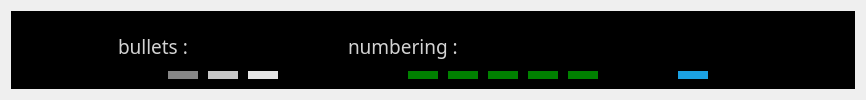
          <widget class="QWidget" name="tab_4">
           <attribute name="title">
            <string>&amp;SORT   </string>
           </attribute>
           <layout class="QGridLayout" name="gridLayout_6">
            <item row="0" column="0">
             <widget class="QFrame" name="frame_11">
              <property name="styleSheet">
               <string notr="true">background : solid black;</string>
              </property>
              <property name="frameShape">
               <enum>QFrame::StyledPanel</enum>
              </property>
              <property name="frameShadow">
               <enum>QFrame::Raised</enum>
              </property>
              <layout class="QGridLayout" name="gridLayout_15">
               <item row="0" column="0">
                <spacer name="horizontalSpacer_21">
                 <property name="orientation">
                  <enum>Qt::Horizontal</enum>
                 </property>
                 <property name="sizeHint" stdset="0">
                  <size>
                   <width>57</width>
                   <height>20</height>
                  </size>
                 </property>
                </spacer>
               </item>
               <item row="0" column="1">
                <widget class="QFrame" name="frame_7">
                 <property name="minimumSize">
                  <size>
                   <width>700</width>
                   <height>0</height>
                  </size>
                 </property>
                 <property name="styleSheet">
                  <string notr="true">QFrame{


background : black;

}</string>
                 </property>
                 <property name="frameShape">
                  <enum>QFrame::StyledPanel</enum>
                 </property>
                 <property name="frameShadow">
                  <enum>QFrame::Raised</enum>
                 </property>
                 <widget class="QLabel" name="label_17">
                  <property name="geometry">
                   <rect>
                    <x>40</x>
                    <y>10</y>
                    <width>81</width>
                    <height>31</height>
                   </rect>
                  </property>
                  <property name="font">
                   <font>
                    <family>Segoe UI Light</family>
                    <pointsize>10</pointsize>
                   </font>
                  </property>
                  <property name="styleSheet">
                   <string notr="true">QLabel{

color : lightgray;

}</string>
                  </property>
                  <property name="text">
                   <string>&lt;!DOCTYPE HTML PUBLIC &quot;-//W3C//DTD HTML 4.0//EN&quot; &quot;http://www.w3.org/TR/REC-html40/strict.dtd&quot;&gt;
&lt;html&gt;&lt;head&gt;&lt;meta name=&quot;qrichtext&quot; content=&quot;1&quot; /&gt;&lt;style type=&quot;text/css&quot;&gt;
p, li { white-space: pre-wrap; }
&lt;/style&gt;&lt;/head&gt;&lt;body style=&quot; font-family:'Segoe UI Light'; font-size:10pt; font-weight:400; font-style:normal;&quot;&gt;
&lt;p style=&quot; margin-top:0px; margin-bottom:0px; margin-left:0px; margin-right:0px; -qt-block-indent:0; text-indent:0px;&quot;&gt;&lt;span style=&quot; font-size:14pt;&quot;&gt;bullets :&lt;/span&gt;&lt;/p&gt;&lt;/body&gt;&lt;/html&gt;</string>
                  </property>
                 </widget>
                 <widget class="QLabel" name="label_18">
                  <property name="geometry">
                   <rect>
                    <x>270</x>
                    <y>10</y>
                    <width>111</width>
                    <height>31</height>
                   </rect>
                  </property>
                  <property name="font">
                   <font>
                    <family>Segoe UI Light</family>
                    <pointsize>10</pointsize>
                   </font>
                  </property>
                  <property name="styleSheet">
                   <string notr="true">QLabel{

color : lightgray;

}</string>
                  </property>
                  <property name="text">
                   <string>&lt;!DOCTYPE HTML PUBLIC &quot;-//W3C//DTD HTML 4.0//EN&quot; &quot;http://www.w3.org/TR/REC-html40/strict.dtd&quot;&gt;
&lt;html&gt;&lt;head&gt;&lt;meta name=&quot;qrichtext&quot; content=&quot;1&quot; /&gt;&lt;style type=&quot;text/css&quot;&gt;
p, li { white-space: pre-wrap; }
&lt;/style&gt;&lt;/head&gt;&lt;body style=&quot; font-family:'Segoe UI Light'; font-size:10pt; font-weight:400; font-style:normal;&quot;&gt;
&lt;p style=&quot; margin-top:0px; margin-bottom:0px; margin-left:0px; margin-right:0px; -qt-block-indent:0; text-indent:0px;&quot;&gt;&lt;span style=&quot; font-size:14pt;&quot;&gt;numbering :&lt;/span&gt;&lt;/p&gt;&lt;/body&gt;&lt;/html&gt;</string>
                  </property>
                 </widget>
                 <widget class="QPushButton" name="indentDecrease_button_2">
                  <property name="geometry">
                   <rect>
                    <x>90</x>
                    <y>50</y>
                    <width>30</width>
                    <height>30</height>
                   </rect>
                  </property>
                  <property name="minimumSize">
                   <size>
                    <width>30</width>
                    <height>30</height>
                   </size>
                  </property>
                  <property name="maximumSize">
                   <size>
                    <width>30</width>
                    <height>30</height>
                   </size>
                  </property>
                  <property name="focusPolicy">
                   <enum>Qt::NoFocus</enum>
                  </property>
                  <property name="toolTip">
                   <string>Circle</string>
                  </property>
                  <property name="styleSheet">
                   <string notr="true">QPushButton {

background :  solid  rgb(134, 134, 134);
border : 0px   solid rgb(172,172,172);
color : white;

}
 QPushButton:hover , QPushButton:selected  ,  QPushButton:checked {

background : solid  rgb(27,161,226);
border :0px  solid rgb(27,161,226);
color : white;
}
</string>
                  </property>
                  <property name="text">
                   <string/>
                  </property>
                  <property name="icon">
                   <iconset resource="Resources.qrc">
                    <normaloff>:/Images/Images/bullets_circle.png</normaloff>:/Images/Images/bullets_circle.png</iconset>
                  </property>
                  <property name="iconSize">
                   <size>
                    <width>25</width>
                    <height>25</height>
                   </size>
                  </property>
                  <property name="checkable">
                   <bool>false</bool>
                  </property>
                 </widget>
                 <widget class="QPushButton" name="indentDecrease_button_3">
                  <property name="geometry">
                   <rect>
                    <x>130</x>
                    <y>50</y>
                    <width>30</width>
                    <height>30</height>
                   </rect>
                  </property>
                  <property name="minimumSize">
                   <size>
                    <width>30</width>
                    <height>30</height>
                   </size>
                  </property>
                  <property name="maximumSize">
                   <size>
                    <width>30</width>
                    <height>30</height>
                   </size>
                  </property>
                  <property name="focusPolicy">
                   <enum>Qt::NoFocus</enum>
                  </property>
                  <property name="toolTip">
                   <string>Disc</string>
                  </property>
                  <property name="styleSheet">
                   <string notr="true">QPushButton {

background :  solid rgb(199, 199, 199);
border : 0px   solid rgb(172,172,172);
color : white;

}
 QPushButton:hover , QPushButton:selected  ,  QPushButton:checked {

background : solid  rgb(27,161,226);
border :0px  solid rgb(27,161,226);
color : white;
}
</string>
                  </property>
                  <property name="text">
                   <string/>
                  </property>
                  <property name="icon">
                   <iconset resource="Resources.qrc">
                    <normaloff>:/Images/Images/bullets_disc.png</normaloff>:/Images/Images/bullets_disc.png</iconset>
                  </property>
                  <property name="iconSize">
                   <size>
                    <width>25</width>
                    <height>25</height>
                   </size>
                  </property>
                  <property name="checkable">
                   <bool>false</bool>
                  </property>
                 </widget>
                 <widget class="QPushButton" name="indentDecrease_button_4">
                  <property name="geometry">
                   <rect>
                    <x>170</x>
                    <y>50</y>
                    <width>30</width>
                    <height>30</height>
                   </rect>
                  </property>
                  <property name="minimumSize">
                   <size>
                    <width>30</width>
                    <height>30</height>
                   </size>
                  </property>
                  <property name="maximumSize">
                   <size>
                    <width>30</width>
                    <height>30</height>
                   </size>
                  </property>
                  <property name="focusPolicy">
                   <enum>Qt::NoFocus</enum>
                  </property>
                  <property name="toolTip">
                   <string>Square</string>
                  </property>
                  <property name="styleSheet">
                   <string notr="true">QPushButton {

background :  solid rgb(229, 229, 229);
border : 0px   solid rgb(172,172,172);
color : white;

}
 QPushButton:hover , QPushButton:selected  ,  QPushButton:checked {

background : solid  rgb(27,161,226);
border :0px  solid rgb(27,161,226);
color : white;
}
</string>
                  </property>
                  <property name="text">
                   <string/>
                  </property>
                  <property name="icon">
                   <iconset resource="Resources.qrc">
                    <normaloff>:/Images/Images/bullets_square.png</normaloff>:/Images/Images/bullets_square.png</iconset>
                  </property>
                  <property name="iconSize">
                   <size>
                    <width>25</width>
                    <height>25</height>
                   </size>
                  </property>
                  <property name="checkable">
                   <bool>false</bool>
                  </property>
                 </widget>
                 <widget class="QPushButton" name="indentDecrease_button_5">
                  <property name="geometry">
                   <rect>
                    <x>330</x>
                    <y>50</y>
                    <width>30</width>
                    <height>30</height>
                   </rect>
                  </property>
                  <property name="minimumSize">
                   <size>
                    <width>30</width>
                    <height>30</height>
                   </size>
                  </property>
                  <property name="maximumSize">
                   <size>
                    <width>30</width>
                    <height>30</height>
                   </size>
                  </property>
                  <property name="font">
                   <font>
                    <family>Museo 700</family>
                    <pointsize>14</pointsize>
                    <weight>75</weight>
                    <bold>true</bold>
                   </font>
                  </property>
                  <property name="focusPolicy">
                   <enum>Qt::NoFocus</enum>
                  </property>
                  <property name="toolTip">
                   <string>Decimal</string>
                  </property>
                  <property name="styleSheet">
                   <string notr="true">QPushButton {

background :  solid green;
border : 0px   solid green;
color : white;

}
 QPushButton:hover , QPushButton:selected  ,  QPushButton:checked {

background : solid  rgb(27,161,226);
border :0px  solid rgb(27,161,226);
color : white;
}
</string>
                  </property>
                  <property name="text">
                   <string>1.</string>
                  </property>
                  <property name="iconSize">
                   <size>
                    <width>25</width>
                    <height>25</height>
                   </size>
                  </property>
                  <property name="checkable">
                   <bool>false</bool>
                  </property>
                 </widget>
                 <widget class="QPushButton" name="indentDecrease_button_6">
                  <property name="geometry">
                   <rect>
                    <x>370</x>
                    <y>50</y>
                    <width>30</width>
                    <height>30</height>
                   </rect>
                  </property>
                  <property name="minimumSize">
                   <size>
                    <width>30</width>
                    <height>30</height>
                   </size>
                  </property>
                  <property name="maximumSize">
                   <size>
                    <width>30</width>
                    <height>30</height>
                   </size>
                  </property>
                  <property name="font">
                   <font>
                    <family>Museo 700</family>
                    <pointsize>14</pointsize>
                    <weight>75</weight>
                    <bold>true</bold>
                   </font>
                  </property>
                  <property name="focusPolicy">
                   <enum>Qt::NoFocus</enum>
                  </property>
                  <property name="toolTip">
                   <string>Lower Alpha</string>
                  </property>
                  <property name="styleSheet">
                   <string notr="true">QPushButton {

background :  solid green;
border : 0px   solid green;
color : white;

}
 QPushButton:hover , QPushButton:selected  ,  QPushButton:checked {

background : solid  rgb(27,161,226);
border :0px  solid rgb(27,161,226);
color : white;
}
</string>
                  </property>
                  <property name="text">
                   <string>a.</string>
                  </property>
                  <property name="iconSize">
                   <size>
                    <width>25</width>
                    <height>25</height>
                   </size>
                  </property>
                  <property name="checkable">
                   <bool>false</bool>
                  </property>
                 </widget>
                 <widget class="QPushButton" name="indentDecrease_button_7">
                  <property name="geometry">
                   <rect>
                    <x>410</x>
                    <y>50</y>
                    <width>30</width>
                    <height>30</height>
                   </rect>
                  </property>
                  <property name="minimumSize">
                   <size>
                    <width>30</width>
                    <height>30</height>
                   </size>
                  </property>
                  <property name="maximumSize">
                   <size>
                    <width>30</width>
                    <height>30</height>
                   </size>
                  </property>
                  <property name="font">
                   <font>
                    <family>Museo 700</family>
                    <pointsize>14</pointsize>
                    <weight>75</weight>
                    <bold>true</bold>
                   </font>
                  </property>
                  <property name="focusPolicy">
                   <enum>Qt::NoFocus</enum>
                  </property>
                  <property name="toolTip">
                   <string>Upper Alpha</string>
                  </property>
                  <property name="styleSheet">
                   <string notr="true">QPushButton {

background :  solid green;
border : 0px   solid green;
color : white;

}
 QPushButton:hover , QPushButton:selected  ,  QPushButton:checked {

background : solid  rgb(27,161,226);
border :0px  solid rgb(27,161,226);
color : white;
}
</string>
                  </property>
                  <property name="text">
                   <string>A.</string>
                  </property>
                  <property name="iconSize">
                   <size>
                    <width>25</width>
                    <height>25</height>
                   </size>
                  </property>
                  <property name="checkable">
                   <bool>false</bool>
                  </property>
                 </widget>
                 <widget class="QPushButton" name="indentDecrease_button_8">
                  <property name="geometry">
                   <rect>
                    <x>450</x>
                    <y>50</y>
                    <width>30</width>
                    <height>30</height>
                   </rect>
                  </property>
                  <property name="minimumSize">
                   <size>
                    <width>30</width>
                    <height>30</height>
                   </size>
                  </property>
                  <property name="maximumSize">
                   <size>
                    <width>30</width>
                    <height>30</height>
                   </size>
                  </property>
                  <property name="font">
                   <font>
                    <family>Museo 700</family>
                    <pointsize>14</pointsize>
                    <weight>75</weight>
                    <bold>true</bold>
                   </font>
                  </property>
                  <property name="focusPolicy">
                   <enum>Qt::NoFocus</enum>
                  </property>
                  <property name="toolTip">
                   <string>Lower Roman</string>
                  </property>
                  <property name="styleSheet">
                   <string notr="true">QPushButton {

background :  solid green;
border : 0px   solid green;
color : white;

}
 QPushButton:hover , QPushButton:selected  ,  QPushButton:checked {

background : solid  rgb(27,161,226);
border :0px  solid rgb(27,161,226);
color : white;
}
</string>
                  </property>
                  <property name="text">
                   <string>i.</string>
                  </property>
                  <property name="iconSize">
                   <size>
                    <width>25</width>
                    <height>25</height>
                   </size>
                  </property>
                  <property name="checkable">
                   <bool>false</bool>
                  </property>
                 </widget>
                 <widget class="QPushButton" name="indentDecrease_button_9">
                  <property name="geometry">
                   <rect>
                    <x>490</x>
                    <y>50</y>
                    <width>30</width>
                    <height>30</height>
                   </rect>
                  </property>
                  <property name="minimumSize">
                   <size>
                    <width>30</width>
                    <height>30</height>
                   </size>
                  </property>
                  <property name="maximumSize">
                   <size>
                    <width>30</width>
                    <height>30</height>
                   </size>
                  </property>
                  <property name="font">
                   <font>
                    <family>Museo 700</family>
                    <pointsize>14</pointsize>
                    <weight>75</weight>
                    <bold>true</bold>
                   </font>
                  </property>
                  <property name="focusPolicy">
                   <enum>Qt::NoFocus</enum>
                  </property>
                  <property name="toolTip">
                   <string>Upper Roman</string>
                  </property>
                  <property name="styleSheet">
                   <string notr="true">QPushButton {

background :  solid green;
border : 0px   solid green;
color : white;

}
 QPushButton:hover , QPushButton:selected  ,  QPushButton:checked {

background : solid  rgb(27,161,226);
border :0px  solid rgb(27,161,226);
color : white;
}
</string>
                  </property>
                  <property name="text">
                   <string>I.</string>
                  </property>
                  <property name="iconSize">
                   <size>
                    <width>25</width>
                    <height>25</height>
                   </size>
                  </property>
                  <property name="checkable">
                   <bool>false</bool>
                  </property>
                 </widget>
                 <widget class="QPushButton" name="indentDecrease_button_10">
                  <property name="geometry">
                   <rect>
                    <x>600</x>
                    <y>50</y>
                    <width>30</width>
                    <height>30</height>
                   </rect>
                  </property>
                  <property name="minimumSize">
                   <size>
                    <width>30</width>
                    <height>30</height>
                   </size>
                  </property>
                  <property name="maximumSize">
                   <size>
                    <width>30</width>
                    <height>30</height>
                   </size>
                  </property>
                  <property name="font">
                   <font>
                    <family>Museo 700</family>
                    <pointsize>16</pointsize>
                    <weight>75</weight>
                    <bold>true</bold>
                   </font>
                  </property>
                  <property name="focusPolicy">
                   <enum>Qt::NoFocus</enum>
                  </property>
                  <property name="toolTip">
                   <string>Reset</string>
                  </property>
                  <property name="styleSheet">
                   <string notr="true">QPushButton {

background :  solid  rgb(27,161,226);
border : none;
color : white;

}
 QPushButton:hover {

background : solid rgb(78, 193, 255);
border :none;
color : white;
}
QPushButton:pressed{


background : solid black;
border :none;
color : white;

} </string>
                  </property>
                  <property name="text">
                   <string>R</string>
                  </property>
                  <property name="iconSize">
                   <size>
                    <width>25</width>
                    <height>25</height>
                   </size>
                  </property>
                  <property name="checkable">
                   <bool>false</bool>
                  </property>
                 </widget>
                </widget>
               </item>
               <item row="0" column="2">
                <spacer name="horizontalSpacer_22">
                 <property name="orientation">
                  <enum>Qt::Horizontal</enum>
                 </property>
                 <property name="sizeHint" stdset="0">
                  <size>
                   <width>67</width>
                   <height>20</height>
                  </size>
                 </property>
                </spacer>
               </item>
              </layout>
             </widget>
            </item>
           </layout>
          </widget>
